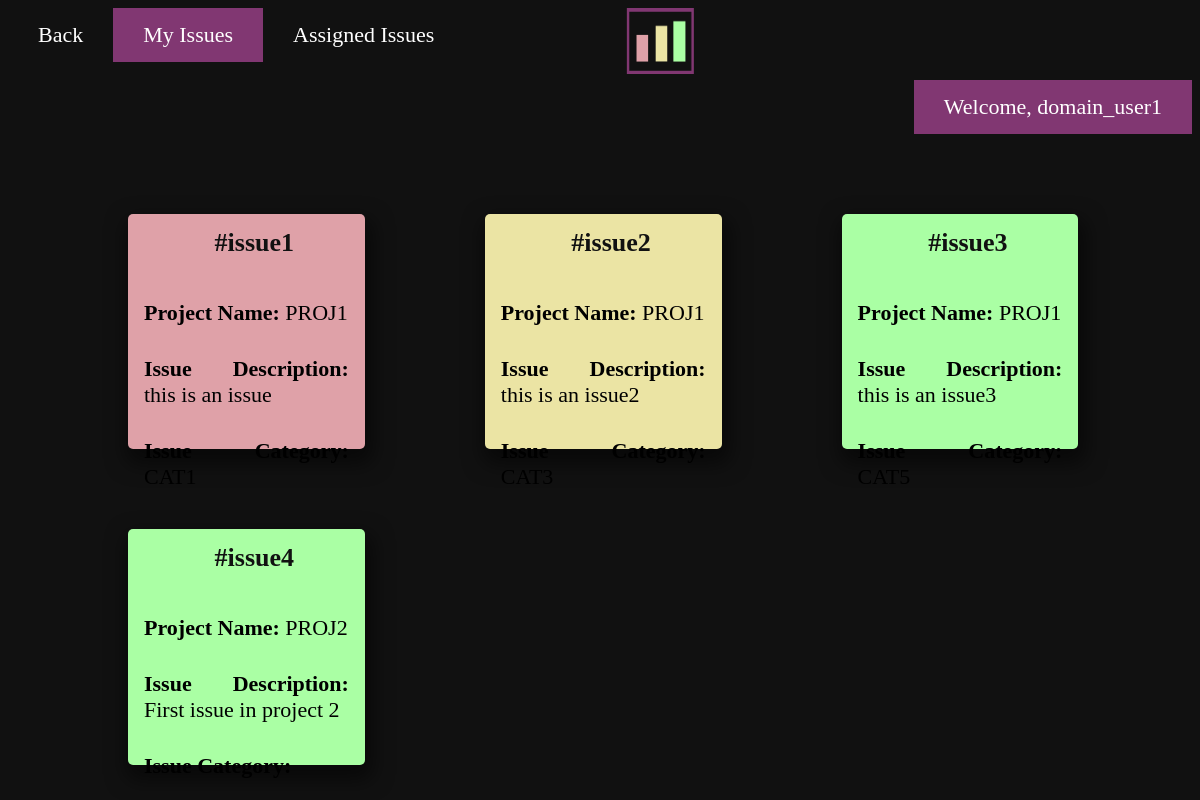
The app's page /view_issue.php (signed in), older data.
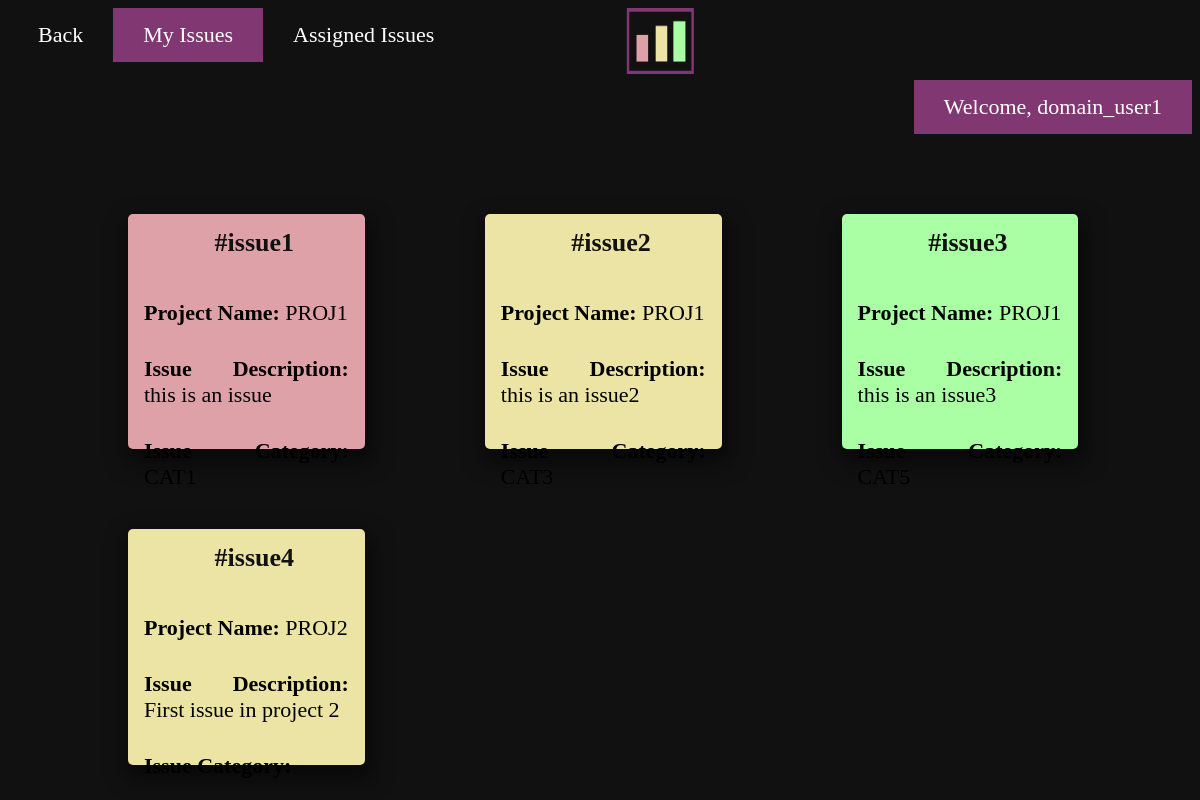
The same page, newer data.
### tables this page shows
CREATE TABLE `employee` (
  `emp_id` int(11) NOT NULL,
  `emp_username` varchar(50) NOT NULL,
  `emp_name` varchar(100) NOT NULL,
  `emp_dept` varchar(100) NOT NULL
);

CREATE TABLE `issue` (
  `issue_id` int(11) NOT NULL,
  `emp_id` int(11) DEFAULT NULL,
  `project_id` int(11) NOT NULL,
  `issue_name` varchar(50) DEFAULT NULL,
  `issue_desc` varchar(200) DEFAULT NULL,
  `cat_id` int(20) DEFAULT NULL,
  `status` varchar(50) NOT NULL DEFAULT 'Open',
  `assign` int(11) NOT NULL,
  `assign_to` int(11) NOT NULL
);

CREATE TABLE `project` (
  `p_id` int(11) NOT NULL,
  `p_name` varchar(100) NOT NULL,
  `p_desc` varchar(200) NOT NULL,
  `p_sd` varchar(50) NOT NULL,
  `p_ed` varchar(50) NOT NULL,
  `p_location` varchar(50) NOT NULL,
  `p_budget` int(11) NOT NULL,
  `p_client` varchar(50) NOT NULL
);

### view_issue.php (the view, shortened to what this page needs)
<?php
	$user = $_SESSION["user"];
	$con = mysqli_connect('localhost', 'root', '', 'projectracker');
	$sql = "SELECT emp_username from employee where emp_id=$user";
	$result = mysqli_query($con,$sql);
	$row = mysqli_fetch_assoc($result);
	$un = $row["emp_username"];
?>
<html>
<head>
</head>
<body>
<ul>
  <li><a href="home_page.php">Back</a></li>
  <li><a class="active" href="view_issue.php">My Issues</a></li>
  <li><a href="assign_issue.php">Assigned Issues</a></li>
  <li class="lici"><img src="nav_logo.png" class="img"></li>
  <li class="lic"><a href="logout.php">Welcome, <?php echo htmlspecialchars($un);?></a></li>
</ul>
<?php
	$con = mysqli_connect('localhost', 'root', '', 'projectracker');
	$sql = "SELECT * from issue where emp_id=$user";
	$result = mysqli_query($con,$sql);
	while($row = mysqli_fetch_assoc($result))
	{
		$in = $row['issue_name'];
		$ci = $row["cat_id"];
		$st = $row["status"];
		$pi = $row["project_id"];
		$id = $row["issue_desc"];
		$sql = "SELECT p_name from project where p_id=$pi";
		$r = mysqli_query($con,$sql);
		$ro = mysqli_fetch_assoc($r);
		$pname = $ro["p_name"];
		$sql = "SELECT cat_name from issuecat where cat_id=$ci AND p_id=$pi";
		$res = mysqli_query($con,$sql);
		$c_name = mysqli_fetch_assoc($res);
		$cn = $c_name["cat_name"];
		if(strcmp($st,"Open")==0)
		{
			echo "<div class='card open' style='float:left;margin-left:15vh;margin-top:10vh;'><div class='container'>";
		}
		else if(strcmp($st,"In Progress")==0)
		{
			echo "<div class='card progress' style='float:left;margin-left:15vh;margin-top:10vh;'><div class='container'>";
		}
		else if(strcmp($st,"Closed")==0)
		{
			echo "<div class='card closed' style='float:left;margin-left:15vh;margin-top:10vh;'><div class='container'>";
		}
		echo "<h4>#$in</h4> ";
		echo "<p><b>Project Name:</b> $pname</p>";
		echo "<p><b>Issue Description:</b> $id</p>";
		echo "<p><b>Issue Category:</b> $cn</p></div>";
		echo "</div>";
	}
?>
</body>
</html>

### view_issue.php (style rules this page uses)
body { background-color: #111; font-size:22px; }
ul { list-style-type: none; margin: 0; padding: 0; overflow: hidden; background-color: #111; color: #813772; }
li { float: left; }
li a { display: block; color: #fff; padding: 14px 30px; text-decoration: none; text-align:center; }
.lic { float:right; }
.open { background-color:#aaffa4 !important; }
.progress { background-color:#ebe4a4 !important; }
.closed { background-color:#dfa1a8 !important; }
.lic a { display: block; color: #fff; background-color: #813772; text-align: center; padding: 14px 30px; text-decoration: none; }
.card { box-shadow: 3px 10px 20px 5px rgba(0, 0, 0, .5); background-color: #813772; transition: 0.3s; width: 20%; height:30%; border-radius: 5px; text-align:center; }
.card p { text-align:justify; margin-top:30px; }
.card h4 { margin:0; display:block; padding:12px; width:96%; color:#111; font-size:26px; border-radius: 5px; }
.container { padding: 2px 16px; }
.active { background-color: #813772; color: #fff; }
.lici { left: 45%; position: relative; transform: translateX(-55%); }
.img { width:10%; height:10% vertical-align:middle; }

Row changes from the older to the newer data that the page shows:
changed issue "issue4": status "Open" → "In Progress" (drawn)
